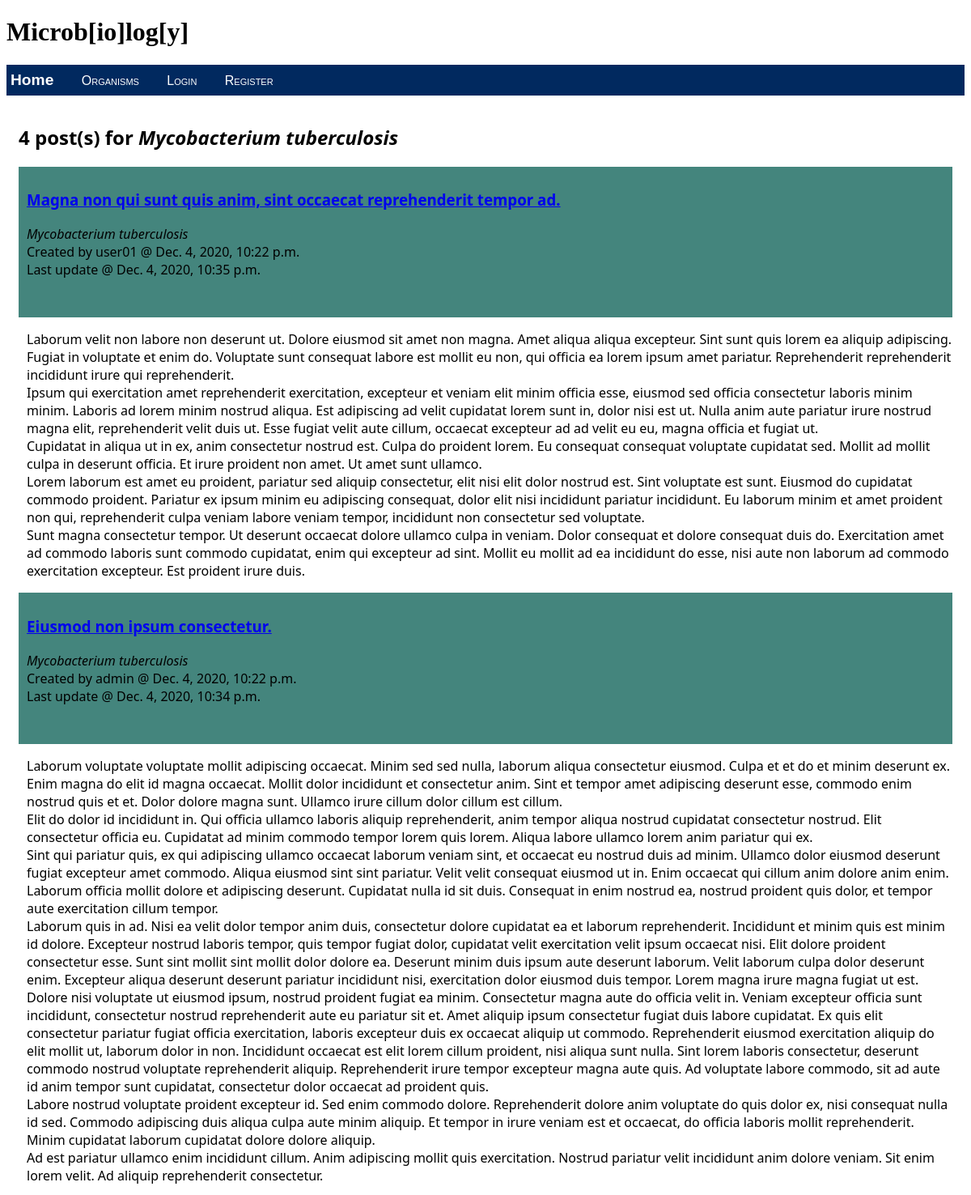
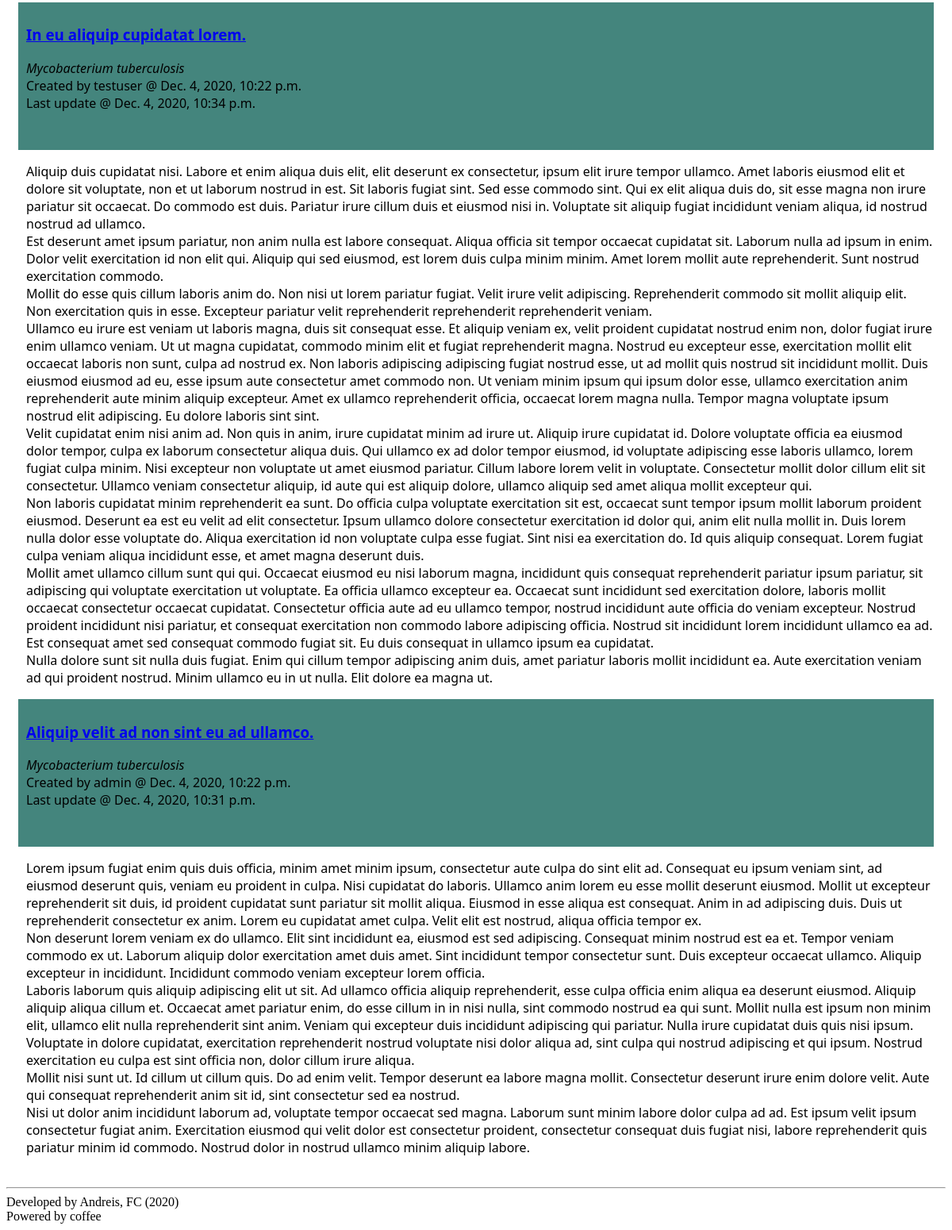
Before: /organisms/mycobacterium-tuberculosis/ with the older database file (2 pictures, top to bottom).
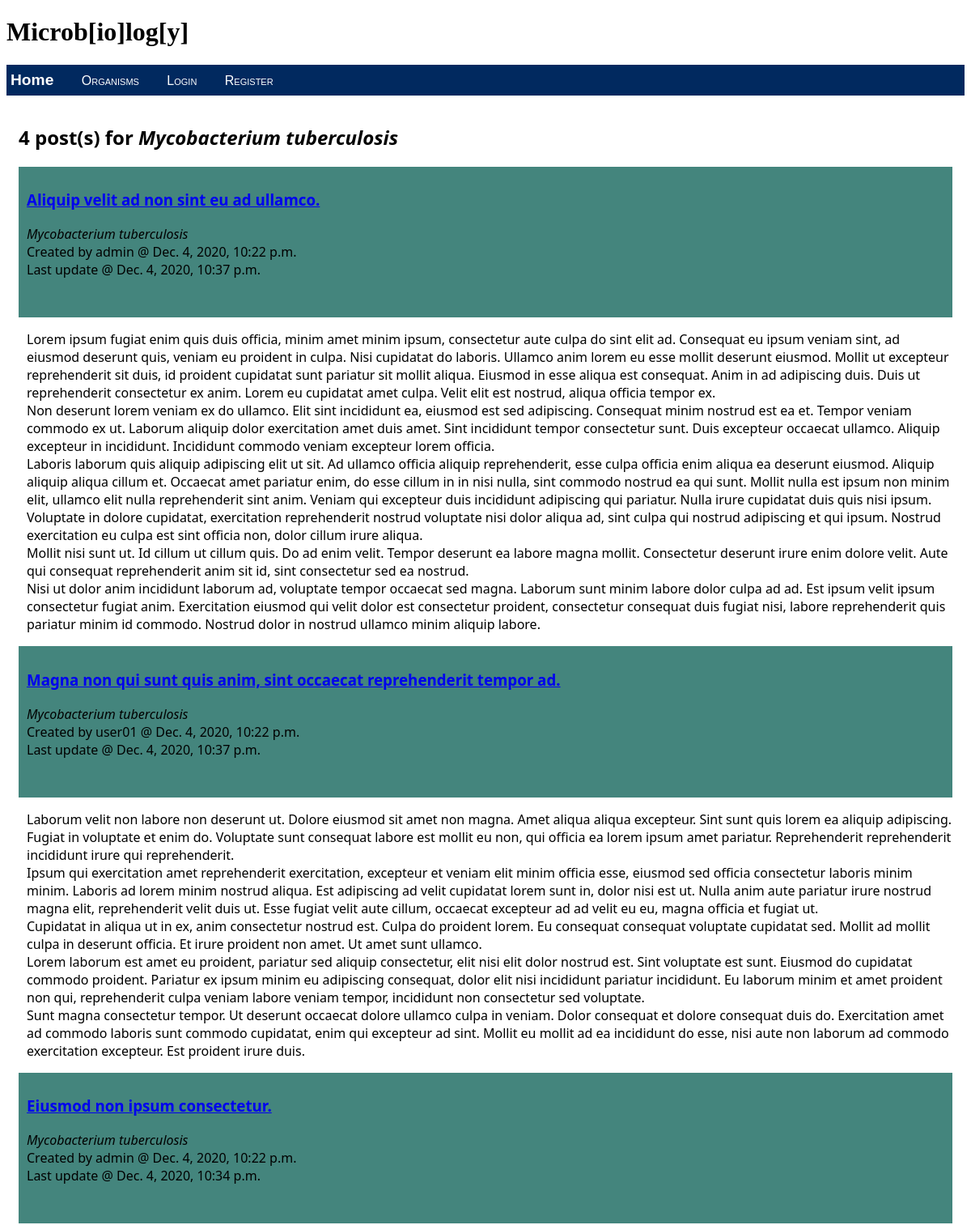
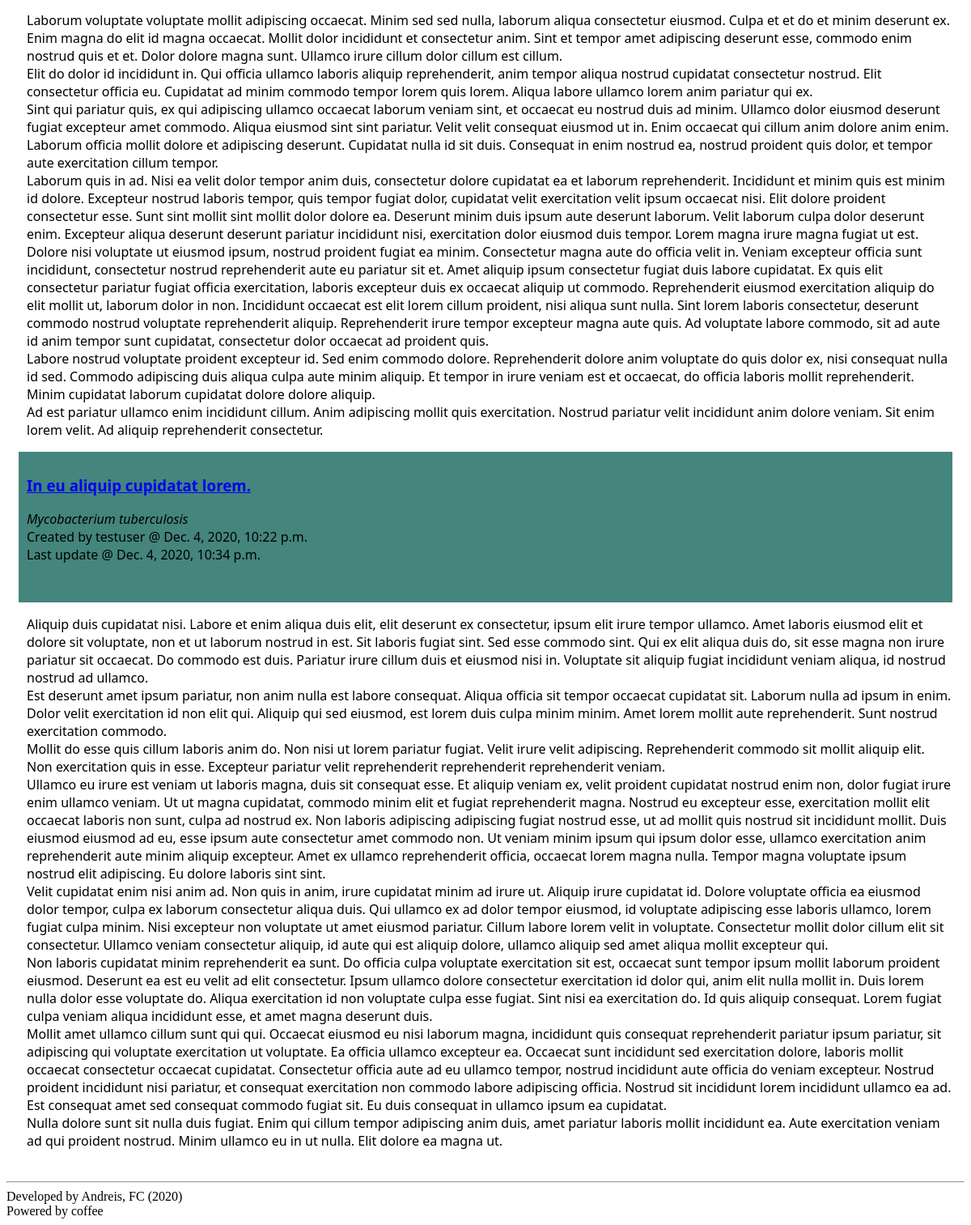
After: the same page with the newer database file (2 pictures, top to bottom).
### mainpage/models.py (models this page shows, shortened)
class Post(models.Model):
    title = models.CharField(max_length=250)
    author = models.ForeignKey(User, default=1, on_delete=models.SET_DEFAULT)
    creationdate = models.DateTimeField('date published')
    updatedate = models.DateTimeField('date updated')
    organism = models.ForeignKey(Organism, default=1, on_delete=models.SET_DEFAULT)
    text = models.TextField()
    slug = models.SlugField(unique=True)

class Organism(models.Model):
    name=models.CharField(max_length=150)
    slug=models.SlugField(unique=True)
    def __str__(self):
        return self.name

### mainpage/views.py (the view)
# urls.py: path('organisms/<slug:slug>/', views.byorganism, name="byorganism"),
def byorganism(request, slug):
    org = Organism.objects.get(slug=slug)
    posts = Post.objects.filter(organism=org).order_by('-updatedate')
    return render(
        request,
        'mainpage/byorganism.html',
        {'posts':posts,'organism':org.name}
    )

### mainpage/templates/mainpage/byorganism.html (shortened to what this page needs)
{% extends "mainpage/base_layout.html" %}
{% block content %}
    <h2>{{posts|length}} post(s) for <i>{{organism}}</i></h2>
        {% for post in posts %}
            <div style="background-color: #44857d; padding:10px;">
                <a href="{% url 'detailedpost' post.creationdate.year post.creationdate.month post.slug %}"><h3>{{post.title}}</h3></a>
                <p><i>{{post.organism}}</i><br>
                Created by {{post.author}} @ {{post.creationdate}}<br>
                Last update @ {{post.updatedate}}</p><br>
            </div>
            <p style="margin-left: 10px;">{{post.text | linebreaksbr | safe}}</p>
        {% endfor %}
{% endblock %}

Changed rows visible on the page:
changed Post "Aliquip velit ad non sint eu ad ullamco.": updatedate "Dec. 4, 2020, 10:31 p.m." → "Dec. 4, 2020, 10:37 p.m."; moves up the list
changed Post "Magna non qui sunt quis anim, sint occaecat reprehenderit tempor ad.": updatedate "Dec. 4, 2020, 10:35 p.m." → "Dec. 4, 2020, 10:37 p.m."
